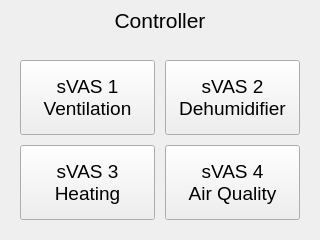
<?xml version="1.0" encoding="UTF-8"?>
<ui version="4.0">
 <class>Controller</class>
 <widget class="QWidget" name="Controller">
  <property name="geometry">
   <rect>
    <x>0</x>
    <y>0</y>
    <width>320</width>
    <height>240</height>
   </rect>
  </property>
  <widget class="QWidget" name="settingsHead" native="true">
   <property name="geometry">
    <rect>
     <x>0</x>
     <y>0</y>
     <width>320</width>
     <height>40</height>
    </rect>
   </property>
   <widget class="QPushButton" name="back">
    <property name="geometry">
     <rect>
      <x>0</x>
      <y>0</y>
      <width>51</width>
      <height>40</height>
     </rect>
    </property>
    <property name="sizePolicy">
     <sizepolicy hsizetype="Preferred" vsizetype="Expanding">
      <horstretch>0</horstretch>
      <verstretch>0</verstretch>
     </sizepolicy>
    </property>
    <property name="font">
     <font>
      <pointsize>14</pointsize>
     </font>
    </property>
    <property name="text">
     <string/>
    </property>
    <property name="icon">
     <iconset resource="icons.qrc">
      <normaloff>:/settings/icons/arrow_left_white.svg</normaloff>:/settings/icons/arrow_left_white.svg</iconset>
    </property>
    <property name="iconSize">
     <size>
      <width>18</width>
      <height>18</height>
     </size>
    </property>
    <property name="flat">
     <bool>true</bool>
    </property>
   </widget>
   <widget class="QLabel" name="settingLabel">
    <property name="geometry">
     <rect>
      <x>0</x>
      <y>0</y>
      <width>320</width>
      <height>40</height>
     </rect>
    </property>
    <property name="sizePolicy">
     <sizepolicy hsizetype="Expanding" vsizetype="Expanding">
      <horstretch>0</horstretch>
      <verstretch>0</verstretch>
     </sizepolicy>
    </property>
    <property name="font">
     <font>
      <pointsize>16</pointsize>
     </font>
    </property>
    <property name="text">
     <string>Controller</string>
    </property>
    <property name="alignment">
     <set>Qt::AlignCenter</set>
    </property>
   </widget>
   <zorder>settingLabel</zorder>
   <zorder>back</zorder>
  </widget>
  <widget class="QWidget" name="controller" native="true">
   <property name="geometry">
    <rect>
     <x>20</x>
     <y>60</y>
     <width>280</width>
     <height>160</height>
    </rect>
   </property>
   <widget class="QPushButton" name="changeSVAS1">
    <property name="geometry">
     <rect>
      <x>0</x>
      <y>0</y>
      <width>135</width>
      <height>75</height>
     </rect>
    </property>
    <property name="sizePolicy">
     <sizepolicy hsizetype="Fixed" vsizetype="Fixed">
      <horstretch>0</horstretch>
      <verstretch>0</verstretch>
     </sizepolicy>
    </property>
    <property name="maximumSize">
     <size>
      <width>145</width>
      <height>85</height>
     </size>
    </property>
    <property name="font">
     <font>
      <pointsize>14</pointsize>
     </font>
    </property>
    <property name="text">
     <string>sVAS 1
Ventilation</string>
    </property>
   </widget>
   <widget class="QPushButton" name="changeSVAS3">
    <property name="geometry">
     <rect>
      <x>0</x>
      <y>85</y>
      <width>135</width>
      <height>75</height>
     </rect>
    </property>
    <property name="sizePolicy">
     <sizepolicy hsizetype="Fixed" vsizetype="Fixed">
      <horstretch>0</horstretch>
      <verstretch>0</verstretch>
     </sizepolicy>
    </property>
    <property name="maximumSize">
     <size>
      <width>145</width>
      <height>85</height>
     </size>
    </property>
    <property name="font">
     <font>
      <pointsize>14</pointsize>
     </font>
    </property>
    <property name="text">
     <string>sVAS 3
Heating</string>
    </property>
   </widget>
   <widget class="QPushButton" name="changeSVAS4">
    <property name="geometry">
     <rect>
      <x>145</x>
      <y>85</y>
      <width>135</width>
      <height>75</height>
     </rect>
    </property>
    <property name="sizePolicy">
     <sizepolicy hsizetype="Fixed" vsizetype="Fixed">
      <horstretch>0</horstretch>
      <verstretch>0</verstretch>
     </sizepolicy>
    </property>
    <property name="maximumSize">
     <size>
      <width>145</width>
      <height>85</height>
     </size>
    </property>
    <property name="font">
     <font>
      <pointsize>14</pointsize>
     </font>
    </property>
    <property name="text">
     <string>sVAS 4
Air Quality</string>
    </property>
   </widget>
   <widget class="QPushButton" name="changeSVAS2">
    <property name="geometry">
     <rect>
      <x>145</x>
      <y>0</y>
      <width>135</width>
      <height>75</height>
     </rect>
    </property>
    <property name="sizePolicy">
     <sizepolicy hsizetype="Fixed" vsizetype="Fixed">
      <horstretch>0</horstretch>
      <verstretch>0</verstretch>
     </sizepolicy>
    </property>
    <property name="maximumSize">
     <size>
      <width>145</width>
      <height>85</height>
     </size>
    </property>
    <property name="font">
     <font>
      <pointsize>14</pointsize>
     </font>
    </property>
    <property name="text">
     <string>sVAS 2
Dehumidifier</string>
    </property>
   </widget>
  </widget>
 </widget>
 <resources>
  <include location="icons.qrc"/>
 </resources>
 <connections/>
</ui>
